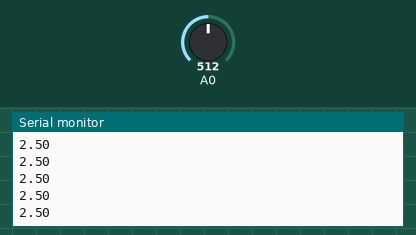
Recording of a sketch running on a simulated Arduino Uno, built with avr-gcc and run on an emulated ATmega328P. On the bench: the last lines printed to the serial monitor. Inputs (shaded band) come from the test bench; at power-on: A0 = 512.

Above: at 1.2 s.
1.3 s: A0 set to 716
At 1.31 s:
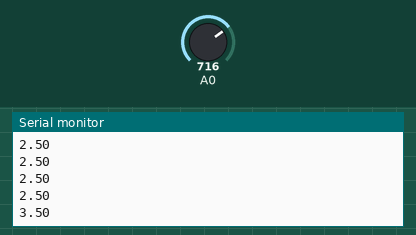
2.8 s: A0 set to 900
At 2.82 s:
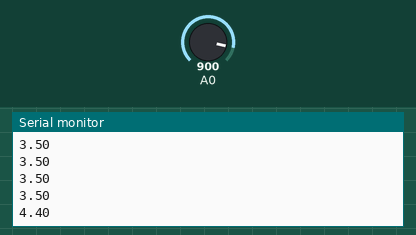
Timing chart, 0 to 5.8 s (numbered marks = the images above; inputs shaded):
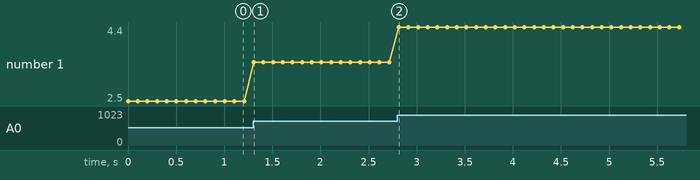

The sketch:

RedlightDistsnce.ino
```cpp
void setup() {
  Serial.begin(9600);
}

void loop() {
  float sensorValue = analogRead(A0)*(5.0/1023.0);
  Serial.println(sensorValue);
  delay(100);
}
```

Measured:
- after the input at 1.3 s, the serial monitor: prints a new line at once (image 1)
- after the input at 2.8 s, the serial monitor: prints a new line at once (image 2)
- plotted number 1: 2.5 → 3.5 after the input at 1.3 s, 3.5 → 4.4 after the input at 2.8 s
